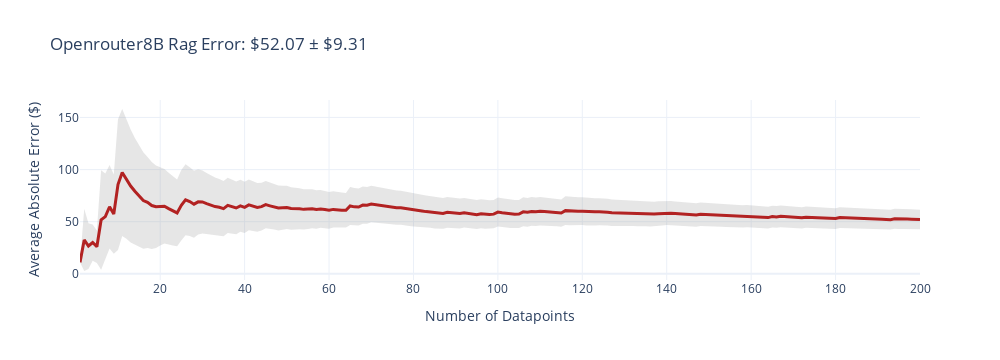
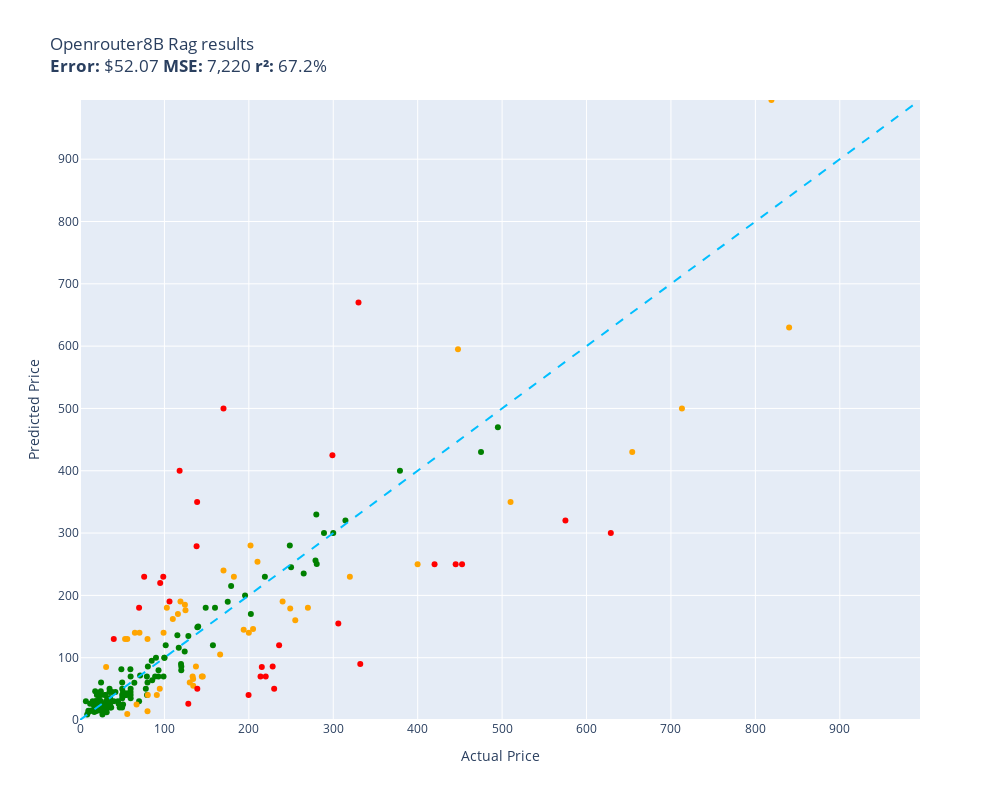

The code cell stored with these charts, in order, in its notebook:
### Code cell
evaluate(openRouter8B_rag, test)

### Figure 1 — Plotly figure (JSON) as saved in the notebook; plotly's stock layout.template omitted (floating-point values rounded to 4 significant figures; data arrays with more than 128 entries replaced by an {"elided": "..."} marker saying what was removed)
{"data": [{"fill": "toself", "fillcolor": "rgba(128,128,128,0.2)", "hoverinfo": "skip", "line": {"color": "rgba(255,255,255,0)"}, "name": "95% CI", "showlegend": false, "type": "scatter", "x": {"elided": "400 int values"}, "y": {"elided": "400 float values"}}, {"customdata": {"elided": "200x1 float values"}, "hovertemplate": "n=%{x}<br>Avg Error=$%{y:,.2f}<br>±95% CI=$%{customdata[0]:,.2f}<extra></extra>", "line": {"color": "firebrick", "width": 3}, "mode": "lines", "name": "Cumulative Avg Error", "type": "scatter", "x": {"elided": "200 int values"}, "y": {"elided": "200 float values"}}], "layout": {"height": 360, "showlegend": false, "title": {"text": "Openrouter8B Rag Error: $52.07 ± $9.31"}, "width": 1000, "xaxis": {"title": {"text": "Number of Datapoints"}}, "yaxis": {"title": {"text": "Average Absolute Error ($)"}}}}

### Figure 2 — Plotly figure (JSON) as saved in the notebook; plotly's stock layout.template omitted (floating-point values rounded to 4 significant figures)
{"data": [{"customdata": [["Old Blood Noise Excess V2 Distortion Cho...\nGuess=$229.99 Actual=$219.00"], ["NewPower99 Battery Kit for Samsung Galax...\nGuess=$39.95 Actual=$54.95"], ["EXMAX NG-10X Fresnel Lens Focusing Adapt...\nGuess=$29.99 Actual=$69.98"], ["Stand for Raven Pro Document Scanner - P...\nGuess=$39.99 Actual=$29.85"], ["8544771 Dryer Heating Element, 279816 Th...\nGuess=$35.00 Actual=$35.74"], ["Metabo HPT 36V MultiVolt™ Cordless Rotar...\nGuess=$399.99 Actual=$379.00"], ["46mm Digital Pro High-Resolution Close-U...\nGuess=$24.99 Actual=$19.99"], ["Innovative Percussion CB-6 Chamois Bass ...\nGuess=$39.99 Actual=$54.32"], ["Panasonic KX-TG6511B DECT 6.0 PLUS Expan...\nGuess=$69.99 Actual=$79.20"], ["LOVE MEI Galaxy S10 Lite Case, Military ...\nGuess=$25.99 Actual=$32.98"], ["GJY Portable TV,10.6 inch Mini TV for AT...\nGuess=$39.99 Actual=$79.36"], ["LD Products Compatible Toner Cartridge R...\nGuess=$34.99 Actual=$49.98"], ["CORSAIR Dominator Platinum RGB 32GB (2x1...\nGuess=$109.99 Actual=$124.00"], ["HK SYSTEMS 13\" Heavy Duty Black \"Push\" O...\nGuess=$95.00 Actual=$84.95"], ["SKB iSeries 3i-13096-6KP Case for BlackM...\nGuess=$189.95 Actual=$174.99"], ["Mini PC, Kinupute Desktop Computer E3-12...\nGuess=$469.99 Actual=$495.00"], ["June Garden 12\" Sweet Dolly Charlotte - ...\nGuess=$19.99 Actual=$19.99"], ["10GBase-LR SFP+ Transceiver, Handar 10GB...\nGuess=$40.00 Actual=$19.99"], ["Deco Mount Pro Tripod Microphone Stand w...\nGuess=$39.99 Actual=$59.95"], ["GanFindX Portable Car Hand Controls for ...\nGuess=$179.99 Actual=$159.90"], ["Scranton & Co 3 Drawer Mobile File Cabin...\nGuess=$135.99 Actual=$115.35"], ["Evergreen HSHB2005 Cylinder Head Gasket ...\nGuess=$81.32 Actual=$59.69"], ["Task T24287 Roman Ogee Router Bit with 1...\nGuess=$42.99 Actual=$55.88"], ["Southwire 120V/15A Right Angle User Atta...\nGuess=$44.95 Actual=$37.87"], ["15\" Locking Shower Head Extension Arm in...\nGuess=$59.99 Actual=$79.95"], ["Mylites+ Standard Comic Book Mylar Sleev...\nGuess=$24.99 Actual=$34.99"], ["DALDED LED Light Kit for Lego Sonic Gree...\nGuess=$39.99 Actual=$24.99"], ["152MM Hole Saws M42 Bi-Metal High Speed ...\nGuess=$45.99 Actual=$17.99"], ["Baseball Backpacks Large 18 Inch Bookbag...\nGuess=$29.99 Actual=$31.77"], ["Adams Check Payment and Deposit Register...\nGuess=$24.99 Actual=$35.49"], ["KOHLER 18865-CP Filtered Water Faucet, P...\nGuess=$429.99 Actual=$475.00"], ["Fjallraven, Kanken Laptop 15\" Backpack f...\nGuess=$89.95 Actual=$119.65"], ["Retevis RT68 Soft Earhook Walkie Talkie ...\nGuess=$29.99 Actual=$6.99"], ["Evan-Fischer Front Bumper Cover Compatib...\nGuess=$169.99 Actual=$202.38"], ["Laisomeke Waterproof Junction Box, Unive...\nGuess=$25.99 Actual=$11.99"], ["Webcem Solar Shed Light Outdoor Indoor, ...\nGuess=$49.99 Actual=$77.96"], ["DIMARZIO 204284 DP 163FBK Blues Bucker G...\nGuess=$99.99 Actual=$89.99"], ["Tablet PC Cover Compatible with Lenovo T...\nGuess=$12.49 Actual=$31.61"], ["Miyaya@ Funny Animal Masks Collection fo...\nGuess=$19.99 Actual=$16.99"], ["Trail Gear Twin Stick Kit for Top Shift ...\nGuess=$329.95 Actual=$279.92"], ["Engine Thermostat, Replace 19301-PAA-306...\nGuess=$29.99 Actual=$18.89"], ["Ultra Duster Canned Air Net 10 Oz 6-Pack\nGuess=$19.99 Actual=$49.90"], ["Beck/Arnley 0421945 Air Filter\nGuess=$20.00 Actual=$35.87"], ["IQShield Screen Protector Compatible wit...\nGuess=$14.95 Actual=$9.95"], ["Liberty Imports 12 Pack: US Military Toy...\nGuess=$12.99 Actual=$16.98"], ["Neporal Full Spectrum Light Bulb, 6000K ...\nGuess=$29.99 Actual=$18.59"], ["Pidoko Kids Train Table, Grey with 90 Pc...\nGuess=$79.99 Actual=$119.97"], ["Satco S9596, 4 Count (Pack of 1), 4.18\nGuess=$14.99 Actual=$12.00"], ["Ceramic Talavera Mexican Tile 4x4\", 9 Pi...\nGuess=$39.99 Actual=$29.95"], ["Marvel Legends Series X-Men 6-Inch Archa...\nGuess=$69.99 Actual=$98.95"], ["Intrepid International Dressage Letters-...\nGuess=$24.95 Actual=$26.99"], ["LEGO Marvel Avengers War Machine Buster ...\nGuess=$69.99 Actual=$59.95"], ["EMART Photography C Stand with Boom Arm,...\nGuess=$85.99 Actual=$119.99"], ["KOHLER K-1185540-CP Assembly-Slider\nGuess=$25.99 Actual=$45.67"], ["KUNN Small Electrician Tool Pouch Utilit...\nGuess=$39.99 Actual=$21.99"], ["iPhone 12/12 Pro Nicaragua Guardabarranc...\nGuess=$14.99 Actual=$19.97"], ["Replacement Remote Control for PANASONIC...\nGuess=$34.95 Actual=$34.95"], ["KS K-STORM Replacement Silicone Mushroom...\nGuess=$8.99 Actual=$8.50"], ["LSSAGOON Backpack for Women Teen Kids Gi...\nGuess=$29.99 Actual=$33.99"], ["Grey Pneumatic 1311SD Impact Socket Set\nGuess=$119.99 Actual=$157.43"], ["4LT LUMINETTE Vanity Opal GLS BSN\nGuess=$99.99 Actual=$99.99"], ["4pc Wheel Spacers Adapters 4\" (2inch Per...\nGuess=$115.95 Actual=$116.95"], ["GE RPWF SmartWater Comparable Refrigerat...\nGuess=$19.99 Actual=$36.99"], ["Urth 62mm UV, Circular Polarizing (CPL),...\nGuess=$149.00 Actual=$139.00"], ["Royal Designs, Inc. Decorative Abundant ...\nGuess=$14.95 Actual=$24.95"], ["NewFantasia Replacement Audio Cable with...\nGuess=$14.99 Actual=$31.00"], ["MONOCARBON Forged Carbon Fiber Case for ...\nGuess=$34.99 Actual=$59.99"], ["AC Compressor & A/C Kit For BMW 335i 335...\nGuess=$319.99 Actual=$314.41"], ["DuraGo 29515020 Front Hub Assembly\nGuess=$135.00 Actual=$128.34"], ["MXR Carbon Copy Deluxe Analog Delay Guit...\nGuess=$199.99 Actual=$195.50"], ["Berta (6 Pieces) 1-1/4 inch Overlay, 90 ...\nGuess=$45.99 Actual=$24.66"], ["Chalkboard Name Badges with Magnetic Bac...\nGuess=$29.99 Actual=$19.95"], ["USB Charger, CIVIE High Speed 60W Multip...\nGuess=$24.99 Actual=$15.99"], ["CradlePoint Compact Broadband Router (CB...\nGuess=$69.95 Actual=$89.00"], ["Hp Pavilion P7-1257c Motherboard Aahd3-h...\nGuess=$45.00 Actual=$59.86"], ["Kastar Battery Pack Replacement for Sony...\nGuess=$24.99 Actual=$19.99"], ["18 Inch White Undermount Kitchen Sink - ...\nGuess=$215.00 Actual=$179.00"], ["Amana Tool - SC587 Carbide Tipped 3-Wing...\nGuess=$71.23 Actual=$71.23"], ["ECCPP Power Steering Pump for 2009-2010 ...\nGuess=$63.99 Actual=$85.48"], ["AZX Stylus Pencil for Apple iPad Pro 202...\nGuess=$19.99 Actual=$29.99"], ["Raspberry Pi 3 Model B+ Aluminum Case Me...\nGuess=$29.99 Actual=$14.99"], ["LCD Screen for Dell Inspiron 17R 17.3\" H...\nGuess=$59.95 Actual=$64.37"], ["Music Hall pa15.3 MM/MC Phono Preamplifi...\nGuess=$245.00 Actual=$250.00"], ["Diversitech UC2436-3 Ultralite Condenser...\nGuess=$85.96 Actual=$80.39"], ["Lorell Bell Chair Glide, 2.5\", Black\nGuess=$14.99 Actual=$19.50"], ["CTLAMP XL-2100 Professional Quality XL-2...\nGuess=$32.99 Actual=$32.00"], ["200 ' feet True 14 Gauge AWG CCA Speaker...\nGuess=$29.95 Actual=$44.95"], ["APS iBoard (304 Stainless Steel Polished...\nGuess=$235.00 Actual=$264.95"], ["200 Couples Conversation Cards - Enjoy B...\nGuess=$24.99 Actual=$32.97"], ["The Puppet Company - Carpet-Unicorn, Whi...\nGuess=$24.99 Actual=$19.00"], ["KYX Racing Hardened Steel Center Drive S...\nGuess=$19.99 Actual=$46.99"], ["StonKraft Brass Chess Board Game Set wit...\nGuess=$149.95 Actual=$140.00"], ["Baumgartens Sicurix Blank PVC ID Cards (...\nGuess=$22.95 Actual=$19.11"], ["VIPMOTOZ Sequential Turn Signal Premium ...\nGuess=$255.88 Actual=$278.94"], ["A-Premium Front Suspension Steering Knuc...\nGuess=$81.48 Actual=$48.99"], ["Custom Engagement Logo Desk Embosser Sea...\nGuess=$39.95 Actual=$49.95"], ["Audio Techinca ATW-T1002 System 10 Handh...\nGuess=$299.99 Actual=$289.00"], ["520 Pieces Christmas Envelope Seal Stick...\nGuess=$14.99 Actual=$25.99"], ["LD Compatible Ink Cartridge Replacement ...\nGuess=$44.99 Actual=$41.99"], ["BestPricedDecals Wine A BIT, You'll Feel...\nGuess=$14.99 Actual=$12.98"], ["VATOS 4 Packs Bubble Machine Gun for Kid...\nGuess=$31.99 Actual=$22.88"], ["BXYJY for Samsung Galaxy Z Fold 3 Case w...\nGuess=$49.99 Actual=$49.99"], ["VONADO Space Wars Colonial Viper MK1 Bui...\nGuess=$29.99 Actual=$39.99"], ["Replacement Remote Control fit for Sony ...\nGuess=$12.99 Actual=$9.99"], ["Disney Princess Sparkling Princess Sleep...\nGuess=$29.99 Actual=$24.95"], ["sabermaster TCG Playmat yugioh playmat T...\nGuess=$25.99 Actual=$21.99"], ["Star Wars Die-Cast Metal TITANIUM Series...\nGuess=$19.99 Actual=$22.70"], ["DuraGo BR5330 Front Vented Disc Brake Ro...\nGuess=$120.00 Actual=$101.51"], ["Vinyl Soft Top Roll-up Adjustable Truck ...\nGuess=$179.99 Actual=$148.88"], ["Glovion Music Stand Light, Clip On Piano...\nGuess=$24.99 Actual=$27.99"], ["Samsung DA97-07603B Freezer Ice Maker As...\nGuess=$79.99 Actual=$93.02"], ["Blanco 230966 Valea Stainless Steel Sink...\nGuess=$69.95 Actual=$92.88"], ["Think Gizmos Build Your Own Robot Toys f...\nGuess=$59.99 Actual=$24.95"], ["HP Laserjet 2100 Laser Printer W/Test Pr...\nGuess=$299.99 Actual=$299.98"], ["PowerSport Front Rear Brakes and Rotors ...\nGuess=$279.99 Actual=$248.51"], ["Viola Bow 4/4 Full Size Carbon Fiber (Bl...\nGuess=$59.99 Actual=$49.99"], ["VTech Strum and Jam Kidi Musical Guitar ...\nGuess=$39.99 Actual=$21.99"], ["Fender Hendrix Voodoo Child Coiled Instr...\nGuess=$49.99 Actual=$59.99"], ["W11130208 W10695459 Refrigerator LED Mod...\nGuess=$8.99 Actual=$26.59"], ["Jada Toys Ryan's World Combo Panda Airli...\nGuess=$44.99 Actual=$34.94"], ["Pyle 2x120 Watt Home Audio Speaker Power...\nGuess=$44.99 Actual=$50.92"], ["STICKGOO Peel and Stick Backsplash for K...\nGuess=$49.99 Actual=$34.99"], ["Fitness Center Gym Room Weight Train Dua...\nGuess=$99.99 Actual=$99.99"], ["For Volvo C70 S70 V70 V40 S40 AC Compres...\nGuess=$250.41 Actual=$280.41"], ["Refresh NSF-53 Premium Replacement Refri...\nGuess=$24.99 Actual=$50.99"], ["NICKSTON Red Sparkling Glitter Slim Band...\nGuess=$19.99 Actual=$25.99"]], "hovertemplate": "%{customdata[0]}<extra></extra>", "legendgroup": "green", "marker": {"color": "green", "size": 6, "symbol": "circle"}, "mode": "markers", "name": "green", "orientation": "v", "showlegend": true, "type": "scatter", "x": [219.0, 54.95, 69.98, 29.85, 35.74, 379.0, 19.99, 54.32, 79.2, 32.98, 79.36, 49.98, 124.0, 84.95, 175.0, 495.0, 19.99, 19.99, 59.95, 159.9, 115.3, 59.69, 55.88, 37.87, 79.95, 34.99, 24.99, 17.99, 31.77, 35.49, 475.0, 119.7, 6.99, 202.4, 11.99, 77.96, 89.99, 31.61, 16.99, 279.9, 18.89, 49.9, 35.87, 9.95, 16.98, 18.59, 120.0, 12.0, 29.95, 98.95, 26.99, 59.95, 120.0, 45.67, 21.99, 19.97, 34.95, 8.5, 33.99, 157.4, 99.99, 117.0, 36.99, 139.0, 24.95, 31.0, 59.99, 314.4, 128.3, 195.5, 24.66, 19.95, 15.99, 89.0, 59.86, 19.99, 179.0, 71.23, 85.48, 29.99, 14.99, 64.37, 250.0, 80.39, 19.5, 32.0, 44.95, 264.9, 32.97, 19.0, 46.99, 140.0, 19.11, 278.9, 48.99, 49.95, 289.0, 25.99, 41.99, 12.98, 22.88, 49.99, 39.99, 9.99, 24.95, 21.99, 22.7, 101.5, 148.9, 27.99, 93.02, 92.88, 24.95, 300.0, 248.5, 49.99, 21.99, 59.99, 26.59, 34.94, 50.92, 34.99, 99.99, 280.4, 50.99, 25.99], "xaxis": "x", "y": [230.0, 39.95, 29.99, 39.99, 35.0, 400.0, 24.99, 39.99, 69.99, 25.99, 39.99, 34.99, 110.0, 95.0, 189.9, 470.0, 19.99, 40.0, 39.99, 180.0, 136.0, 81.32, 42.99, 44.95, 59.99, 24.99, 39.99, 45.99, 29.99, 24.99, 430.0, 89.95, 29.99, 170.0, 25.99, 49.99, 99.99, 12.49, 19.99, 329.9, 29.99, 19.99, 20.0, 14.95, 12.99, 29.99, 79.99, 14.99, 39.99, 69.99, 24.95, 69.99, 85.99, 25.99, 39.99, 14.99, 34.95, 8.99, 29.99, 120.0, 99.99, 116.0, 19.99, 149.0, 14.95, 14.99, 34.99, 320.0, 135.0, 200.0, 45.99, 29.99, 24.99, 69.95, 45.0, 24.99, 215.0, 71.23, 63.99, 19.99, 29.99, 59.95, 245.0, 85.96, 14.99, 32.99, 29.95, 235.0, 24.99, 24.99, 19.99, 149.9, 22.95, 255.9, 81.48, 39.95, 300.0, 14.99, 44.99, 14.99, 31.99, 49.99, 29.99, 12.99, 29.99, 25.99, 19.99, 120.0, 180.0, 24.99, 79.99, 69.95, 59.99, 300.0, 280.0, 59.99, 39.99, 49.99, 8.99, 44.99, 44.99, 49.99, 99.99, 250.4, 24.99, 19.99], "yaxis": "y"}, {"customdata": [["telpo Headlight Assembly Fit For 15 Camr...\nGuess=$169.99 Actual=$115.99"], ["SuppliesOutlet Compatible Toner Cartridg...\nGuess=$69.95 Actual=$144.29"], ["Bam France 2002XL Contoured Hightech Bla...\nGuess=$499.99 Actual=$713.00"], ["APS iBoard 6-inch Aluminum (Black Powder...\nGuess=$253.91 Actual=$210.23"], ["PEMP E65 E66 CDC Simulate Optical Fiber ...\nGuess=$189.99 Actual=$119.00"], ["Intermatic PX300 12V 300W Transformer wi...\nGuess=$65.99 Actual=$134.00"], ["Clementoni 39132.5 Jigsaw Puzzle 1,000 P...\nGuess=$13.99 Actual=$79.95"], ["KOMPUTERBAY 4GB 2X 2GB DDR2 1066MHz PC2-...\nGuess=$40.00 Actual=$80.34"], ["Canon EOS Rebel T7 Digital SLR Camera wi...\nGuess=$995.00 Actual=$819.00"], ["Tidal Front + Rear Fender Flares 4PC Poc...\nGuess=$159.99 Actual=$254.99"], ["Wenger City Upgrade Laptop Backpack with...\nGuess=$69.99 Actual=$145.42"], ["AUTOFREE LED Tail Lights Assembly Compat...\nGuess=$279.99 Actual=$201.99"], ["3D Tree Hole Branches 075 Stair Risers D...\nGuess=$59.99 Actual=$129.99"], ["Projector, CRAZVIEW Projector with WiFi ...\nGuess=$129.99 Actual=$53.40"], ["Diversitech WG840585 Motor, (Ddb) 1/3Hp,...\nGuess=$54.91 Actual=$134.12"], ["Festool 492370 Platin 2 S1000 Grit 6-Inc...\nGuess=$39.99 Actual=$91.00"], ["Western Digital Enterprise RE4-GP 2TB SA...\nGuess=$162.00 Actual=$109.95"], ["VLAND LED Smoked Taillights Compatible F...\nGuess=$189.99 Actual=$239.99"], ["PM Auto Front Right Quick Complete Strut...\nGuess=$175.99 Actual=$124.94"], ["Dell Optiplex 390 Desktop Computer i3 3....\nGuess=$184.99 Actual=$124.27"], ["ANZO USA 111207 GMC SIERRA 99-06 / YUKON...\nGuess=$229.99 Actual=$182.28"], ["Aeromotive 13304 Regulator, X1 Adjustabl...\nGuess=$180.00 Actual=$269.95"], ["MGP Caliper Covers 39011SACURD Red Powde...\nGuess=$179.00 Actual=$249.00"], ["Canon Sure Shot 90u 35mm Date Camera\nGuess=$249.99 Actual=$399.89"], ["Wilkinson LOW GAUSS Vintage Tone Strat S...\nGuess=$84.99 Actual=$30.93"], ["Linkloos Solar Street Lights Outdoor Wat...\nGuess=$129.99 Actual=$55.99"], ["GENUINE VOLVO THERMOSTAT (3.0, 3.2) S60 ...\nGuess=$180.00 Actual=$102.85"], ["Pyle Wireless Rear View Backup Camera - ...\nGuess=$139.99 Actual=$70.45"], ["Cardone 84-58642 New HEI Electronic Dist...\nGuess=$105.00 Actual=$165.99"], ["Universal Power Group 12V 100Ah Sealed L...\nGuess=$139.99 Actual=$199.99"], ["Auertech Portable Washing Machine, 14lbs...\nGuess=$139.99 Actual=$98.99"], ["Evan Fischer Radiator Cooling Fan Assemb...\nGuess=$85.99 Actual=$137.34"], ["UPR Mach 1 Chin Spoiler Fits 94-98 Musta...\nGuess=$139.99 Actual=$64.99"], ["SP Air Corporation SP-8102BU 1/4-Inch He...\nGuess=$145.99 Actual=$204.99"], ["4 Inches Rolled Muffler Tip Catback Exha...\nGuess=$145.00 Actual=$193.88"], ["Competition Clutch Disc and Pressure Pla...\nGuess=$349.95 Actual=$510.00"], ["OEM Samsung Remote Control Shipped with ...\nGuess=$9.48 Actual=$56.00"], ["Venom Power Terra Hunter R/T+ R/T All-Te...\nGuess=$229.99 Actual=$319.65"], ["Dell XPS 13 9343-2727SLV 13.3\" Full HD S...\nGuess=$629.99 Actual=$839.99"], ["Steering Wheel, Carbon Fiber Automotive ...\nGuess=$595.00 Actual=$447.74"], ["Intex River Run Connect Lounge (Four)\nGuess=$49.99 Actual=$94.49"], ["Empava 24\" Single Wall Ovens 10 Cooking ...\nGuess=$429.99 Actual=$654.14"], ["Targus CityGear Durable Backpack, Black,...\nGuess=$69.99 Actual=$133.43"], ["KZ ZS10 Pro in Ear Monitor Headphone KZ ...\nGuess=$25.00 Actual=$66.99"], ["MonMount Triple Monitor Stand Freestandi...\nGuess=$129.99 Actual=$79.99"], ["Xiaomi Redmi 10 2022 NFC 4G LTE (128GB +...\nGuess=$239.99 Actual=$169.99"]], "hovertemplate": "%{customdata[0]}<extra></extra>", "legendgroup": "orange", "marker": {"color": "orange", "size": 6, "symbol": "circle"}, "mode": "markers", "name": "orange", "orientation": "v", "showlegend": true, "type": "scatter", "x": [116.0, 144.3, 713.0, 210.2, 119.0, 134.0, 79.95, 80.34, 819.0, 255.0, 145.4, 202.0, 130.0, 53.4, 134.1, 91.0, 110.0, 240.0, 124.9, 124.3, 182.3, 269.9, 249.0, 399.9, 30.93, 55.99, 102.8, 70.45, 166.0, 200.0, 98.99, 137.3, 64.99, 205.0, 193.9, 510.0, 56.0, 319.6, 840.0, 447.7, 94.49, 654.1, 133.4, 66.99, 79.99, 170.0], "xaxis": "x", "y": [170.0, 69.95, 500.0, 253.9, 190.0, 65.99, 13.99, 40.0, 995.0, 160.0, 69.99, 280.0, 59.99, 130.0, 54.91, 39.99, 162.0, 190.0, 176.0, 185.0, 230.0, 180.0, 179.0, 250.0, 84.99, 130.0, 180.0, 140.0, 105.0, 140.0, 140.0, 85.99, 140.0, 146.0, 145.0, 349.9, 9.48, 230.0, 630.0, 595.0, 49.99, 430.0, 69.99, 25.0, 130.0, 240.0], "yaxis": "y"}, {"customdata": [["RBC12-UPC Replacement Battery Cartridge ...\nGuess=$49.99 Actual=$229.99"], ["ACDelco GM Original Equipment FW339 Fron...\nGuess=$84.99 Actual=$215.33"], ["Pump Head TBVECHI 175PSI 4KW 5.5HP 21CFM...\nGuess=$669.99 Actual=$329.90"], ["Bam Trekking 3027SB Single Black Clarine...\nGuess=$89.99 Actual=$332.00"], ["DEWALT 20V MAX* XR Impact Driver with Bl...\nGuess=$249.99 Actual=$452.53"], ["Aolemi Oil Rubbed Bronze Single Function...\nGuess=$229.99 Actual=$98.65"], ["Travelpro Platinum Elite Slim Business L...\nGuess=$69.95 Actual=$213.83"], ["JRready ST6313 DT Deutsch Connector Kit,...\nGuess=$40.00 Actual=$199.68"], ["Dakota Alert MURS Alert Probe Sensor - M...\nGuess=$69.99 Actual=$219.99"], ["MC: Pindicator (Dual Intensity Amber)\nGuess=$129.99 Actual=$40.00"], ["Sumerain S1339CM Double Handle Widesprea...\nGuess=$119.99 Actual=$235.86"], ["Poison Spyder 10-08-020 Rocker Knocker\nGuess=$299.99 Actual=$628.76"], ["Lighted Triangle Mirror Cabinet Bathroom...\nGuess=$249.99 Actual=$445.00"], ["BESTILL Wall Mounted Shower Faucet Set, ...\nGuess=$229.99 Actual=$76.00"], ["Kingston Brass KS269SN Kingston Clawfoot...\nGuess=$155.00 Actual=$305.99"], ["Trim Kit for 2-handle Shower & Tub Valve...\nGuess=$219.99 Actual=$94.99"], ["Pioneer 2AM401-BN Two Handle Kitchen Fau...\nGuess=$85.99 Actual=$228.22"], ["Walker Exhaust Ultra EPA 16478 Direct Fi...\nGuess=$320.00 Actual=$574.99"], ["LSI Broadcom SAS 9300-8i 8-port 12Gb/s S...\nGuess=$399.99 Actual=$118.00"], ["Mikrotik RB3011UIAS-RM RouterBOARD 10xGi...\nGuess=$425.00 Actual=$299.00"], ["Ibanez M510OVS Acoustic Mandolin in Vint...\nGuess=$499.99 Actual=$169.99"], ["New Replacement seat cover fits Yamaha M...\nGuess=$49.99 Actual=$138.95"], ["Skullcandy Hesh Evo Bluetooth Headphones...\nGuess=$179.99 Actual=$69.99"], ["ROHL WSGUM3018WH Wire Sink Grids, White\nGuess=$25.99 Actual=$128.28"], ["ASUS VY279HE-W 27” 1080P Monitor - White...\nGuess=$279.00 Actual=$138.10"], ["KUNFINE Android Radio CarPlay & Android ...\nGuess=$189.99 Actual=$106.00"], ["Pacific Drums PDCM1618TTRB 16 x 18 Inche...\nGuess=$249.99 Actual=$419.99"], ["Garmin 010-12402-10 GT15M-TM Transom-Mou...\nGuess=$349.99 Actual=$138.74"]], "hovertemplate": "%{customdata[0]}<extra></extra>", "legendgroup": "red", "marker": {"color": "red", "size": 6, "symbol": "circle"}, "mode": "markers", "name": "red", "orientation": "v", "showlegend": true, "type": "scatter", "x": [230.0, 215.3, 329.9, 332.0, 452.5, 98.65, 213.8, 199.7, 220.0, 40.0, 235.9, 628.8, 445.0, 76.0, 306.0, 94.99, 228.2, 575.0, 118.0, 299.0, 170.0, 138.9, 69.99, 128.3, 138.1, 106.0, 420.0, 138.7], "xaxis": "x", "y": [49.99, 84.99, 670.0, 89.99, 250.0, 230.0, 69.95, 40.0, 69.99, 130.0, 120.0, 300.0, 250.0, 230.0, 155.0, 220.0, 85.99, 320.0, 400.0, 425.0, 500.0, 49.99, 180.0, 25.99, 279.0, 190.0, 250.0, 350.0], "yaxis": "y"}, {"hoverinfo": "skip", "line": {"color": "deepskyblue", "dash": "dash", "width": 2}, "mode": "lines", "name": "y = x", "showlegend": false, "type": "scatter", "x": [0, 995], "y": [0, 995]}], "layout": {"height": 800, "legend": {"title": {"text": "color"}, "tracegroupgap": 0}, "showlegend": false, "title": {"text": "Openrouter8B Rag results<br><b>Error:</b> $52.07 <b>MSE:</b> 7,220 <b>r²:</b> 67.2%"}, "width": 1000, "xaxis": {"anchor": "y", "domain": [0, 1], "range": [0, 995], "title": {"text": "Actual Price"}}, "yaxis": {"anchor": "x", "domain": [0, 1], "range": [0, 995], "title": {"text": "Predicted Price"}}}}
